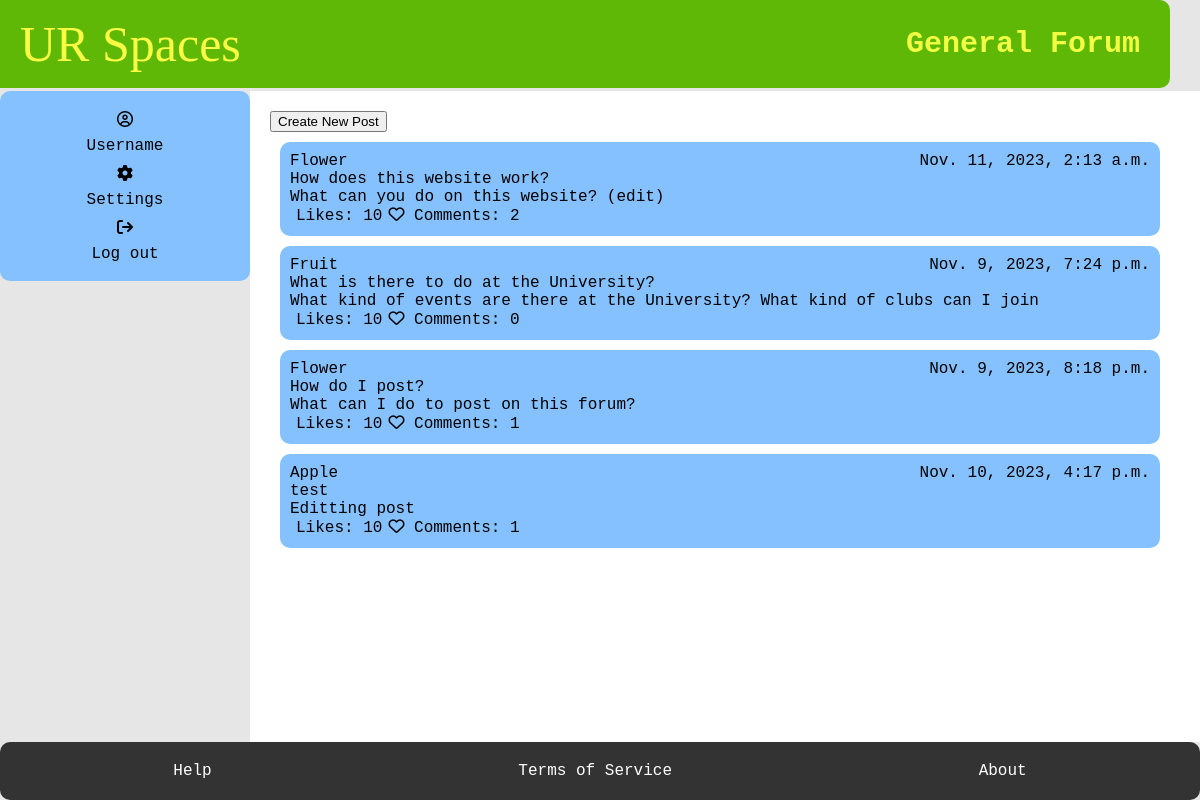
Before: /subforum/general-forum/ (signed in) with the older database file.
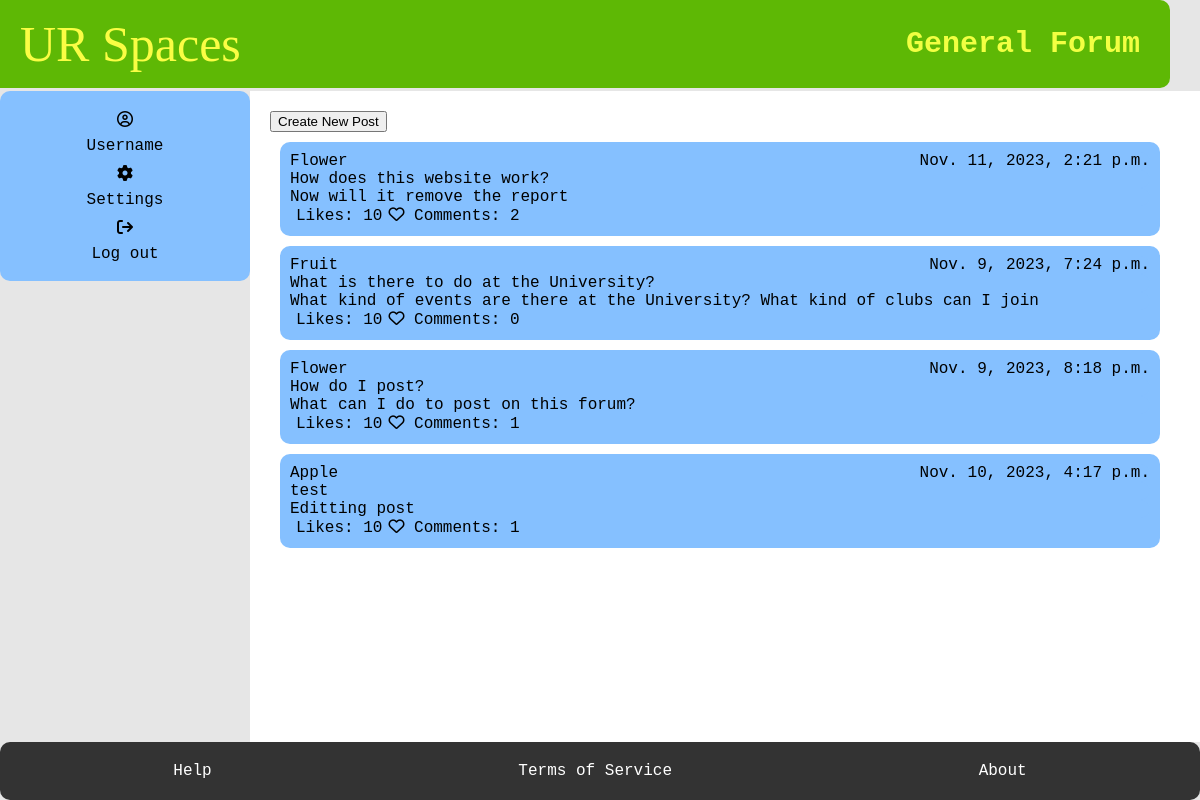
After: the same page with the newer database file.
### myapp/models.py (models this page shows, shortened)
class Posts(models.Model):
    User_ID = models.ForeignKey(Student, on_delete=models.CASCADE)
    SubForum_ID = models.ForeignKey(SubForum, default= 1, on_delete=models.CASCADE)
    post_name = models.TextField(max_length=400)
    contents = models.TextField()
    count_likes = models.IntegerField(default=0, blank=True, )
    locked = models.BooleanField(default=False)
    pin = models.BooleanField(default=False)
    reported = models.BooleanField(default=False)
    post_date = models.DateTimeField(auto_now_add=True)
    slug = models.SlugField(max_length=400, unique=True, blank=True)
    def get_url(self):
        return reverse("posts", kwargs={
            "slug":self.slug
        })
    @property
    def num_comments(self):
        return Comment.objects.filter(Post_ID = self, User_ID__banned =False).count()

class Student(models.Model):
    User_ID = models.ForeignKey(User, on_delete=models.CASCADE)
    bio = models.TextField(default="Please add bio in settings", blank=True)
    banned = models.BooleanField(default=False)
    avatar =ResizedImageField(size=[50, 80], quality=100, upload_to="authors", default=None, null=True, blank=True)
    reported = models.BooleanField(default=False)
    slug = models.SlugField(max_length=400, unique=True, blank=True)
    def get_url(self):
        return reverse("user", kwargs={
            "slug":self.slug
        })

### myapp/views.py (the view, shortened to what this page needs)
# urls.py: path("subforum/<slug>/", subforum, name="subforum"),
@login_required
def subforum(request, slug):
    forum = get_object_or_404(SubForum, slug=slug)
    post = Posts.objects.filter(SubForum_ID = forum, User_ID__banned =False)
    user = request.user
    currentUser = User.objects.get(username = user)
    error = False
    try:
        moderator = Moderator.objects.get(User_ID = currentUser)
    except:
        moderator = None
    if moderator is None:
        student = Student.objects.get(User_ID = currentUser)
    context = {
        "forum": forum,
        "post" : post,
        "error": error,
        "moderator": moderator,
    }
    return render(request, "subforum.html", context)

### myapp/templates/subforum.html (shortened to what this page needs)
{% extends 'base.html' %}
    {% block title %}
    <h1>{{forum.sub_name}}</h1>
    {% endblock %}
    {% block content %}
    <main>
      {%if moderator is None%}
      <button onclick="reveal()", type="submit", name="createPost", value="createPost">Create New Post</button>
      {%endif%}
      {% for field in post %}
        <section class="box" >
        <div class="forum-item">
          {%if  field.User_ID.User_ID.username  == request.user.username%}
                <a href="{% url 'profile' %}"> {{field.User_ID.User_ID.username}}  </a>
          {%else%}
                <a href="{{field.User_ID.get_url}}"> {{field.User_ID.User_ID.username}}  </a>
          {% endif %}
            <span> {{field.post_date}} </span>
        </div>
        <div class="forum-item">
          <a href="{{field.get_url}}"> {{field.post_name}}  </a>
          </div>
        <div class="forum-item">
          <span> {{field.contents}}</span>
        </div>
        <div class="post-item">
          <input type="button" value="Likes: 10" class="btn1"><i class="fa-regular fa-heart"></i>
          <a href="{{field.get_url}}"> Comments: {{field.num_comments}} </a>
      </section>
      {% endfor %}
    </main>
    {% endblock %}

Changed rows visible on the page:
changed Posts "How does this website work?": post_date "Nov. 11, 2023, 2:13 a.m." → "Nov. 11, 2023, 2:21 p.m."; contents "What can you do on this website? (edit)" → "Now will it remove the report"
